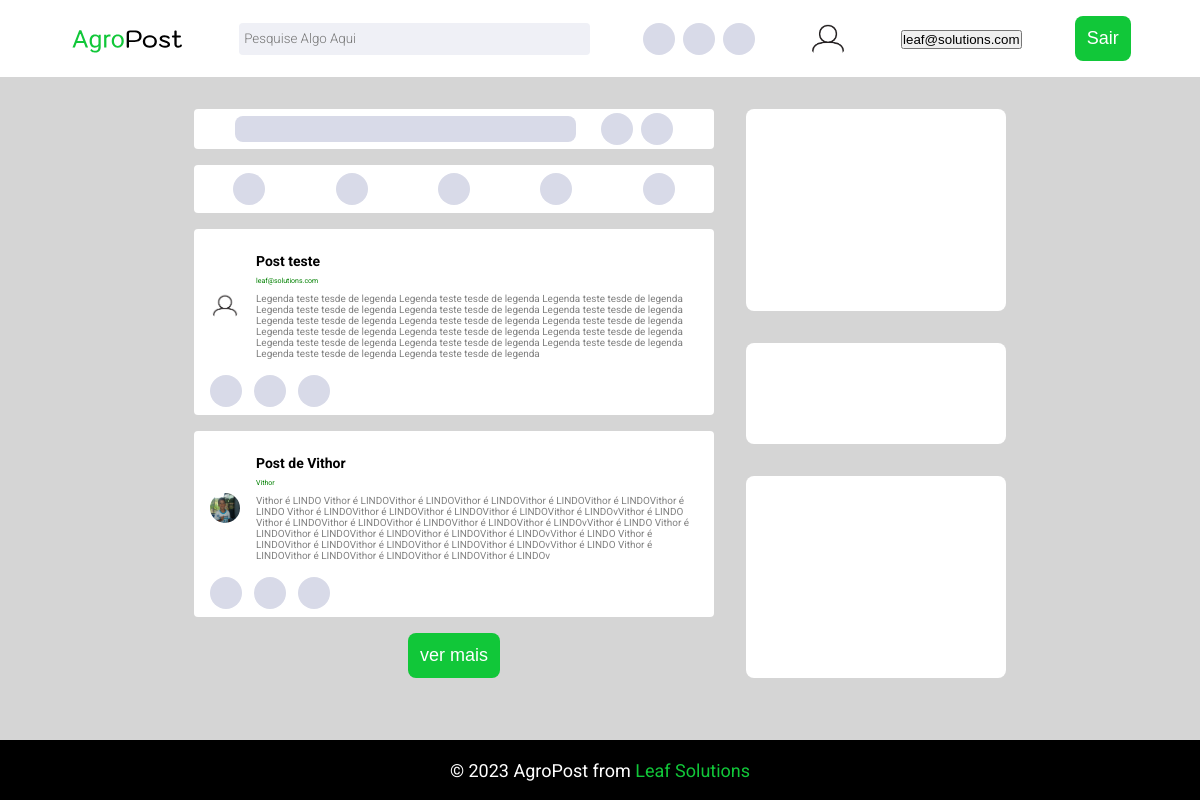
The app's page / (signed in) with its own data.
### users/models.py (models this page shows)
class Profile(models.Model):
    user = models.OneToOneField(User, on_delete=models.CASCADE)
    following = models.ManyToManyField(User, related_name="followers", blank=True)
    bio = models.CharField(default="", blank=True, null=True, max_length=200)
    date_of_birth = models.DateField(blank=False, null=False)
    updated_at = models.DateField(auto_now=True)
    created_at = models.DateTimeField(auto_now_add=True)
    image = models.ImageField(
        default="user-default.png",
        upload_to="profile-pic",
        blank=True,
        null=True,
        height_field=None,
        width_field=None,
        max_length=None,
    )
    def __str__(self):
        return self.user.username

### post/models.py (models this page shows, shortened)
class Post(models.Model):
    title = models.CharField(blank=False,null=False,max_length=30,editable=True)
    content = models.TextField(blank=False,null=False,editable=True)
    rate = models.PositiveSmallIntegerField(blank=False,null=False,editable=False, default=0)
    published_at = models.DateTimeField(auto_now_add=True)
    updated_at = models.DateTimeField(auto_now=True)
    product = models.ForeignKey(Product,blank=False,null=False,on_delete=models.CASCADE)
    author = models.ForeignKey(User,blank=False,null=False,on_delete=models.CASCADE)
    upgrade = models.ManyToManyField(User,related_name="upgrade",null=True,blank=True)
    downgrade = models.ManyToManyField(User,related_name="downgrade",null=True,blank=True)

### post/views.py (the view)
# urls.py: urlpatterns = [path("", views.home_view, name="home"),]
@login_required
def home_view(request):
    posts_feed = []
    userProfile = Profile.objects.get(user=request.user)
    posts_per_page = 2
    error = ""
    try:
        users_following = userProfile.following.all()
        for user in users_following:
            for post in Post.objects.filter(author=user):
                posts_feed.append(post)
        paginator = Paginator(posts_feed,posts_per_page)
    except:
        error = "Ninguém postou nada ultimamente! Experimente seguir mais pessoas, produtos e marcas!"
    if request.method == "GET":
        page = 1
    if request.method == "POST":
        page = int(request.POST.get("page"))+1
    return render(
        request,
        "post/home.html",
        {"user": userProfile, "users": users_following, "posts_feed": paginator.page(page),"page":page,"error":error,"num_pages":paginator.num_pages},
    )

### templates/post/home.html (shortened to what this page needs)
{% extends "post/base.html" %}
{% block 'content' %}
<div class="content">
  <div class="feed">
      <div class="createPost">
          <input type="text">
          <ul>
              <button></button>
              <button></button>
          </ul>
      </div>
      <div class="trend">
          <ul>
              <button></button>
              <button></button>
              <button></button>
              <button></button>
              <button></button>
          </ul>
      </div>
      {% for post_feed in posts_feed %}
      <div class="post">
          <div class="head">
              <img alt="profileIcon" class="profilePicture" src="{{ post_feed.author.profile.image.url }}">
              <div class="userInfo">
              <h1 class="tittle"> {{post_feed.title}}</h1>
              <p class="username"> {{post_feed.author}} </p>
              <p class="description"> {{post_feed.content}} </p>
              </div>
          </div>
          <ul>
              <button> </button>
              <button> </button>
              <button> </button>
          </ul>
      </div>
      {%endfor%}
      <form action="{% url 'post:home' %}" method="post">
          {% if page < num_pages %}
          <button type="submit" class="button">ver mais</button>
          {% endif %}
      </form>
  </div>
      <div class="side">
          <div class="first"> </div>
          <div class="second"> </div>
          <div class="third"> </div>
      </div>
</div>
{% endblock 'content' %}

### templates/post/base.html (shortened to what this page needs)
{% extends "index.html" %}
{% load static %}
{% block 'head' %}
  <link rel="stylesheet" href="static/home/styles.css">
{% endblock 'head' %}
{% block 'main' %}
  <main class='main'>
    <div class="navbar">
      <img class="logoNavBar" src="./../../static/assets/logo-white.svg"/>
      <input class="searchInput" type="text" placeholder="Pesquise Algo Aqui"/>
      <nav>
          <ul>
              <button> </button>
              <button> </button>
              <button> </button>
          </ul>
      </nav>
      <img alt="Perfil" src="{{ user.image.url }}" class="profileImage"/>
      <form action="{% url 'users:profile' %}" method="get">
          <button>{{user}}</button>
      </form>
      <form action="{% url 'users:logout' %}" method="post">
          <button type="submit" class="button">Sair</button>
        </form>
    </div>
    {% block 'content' %}
    {% endblock 'content' %}
  </main>
{% endblock 'main' %}

### templates/index.html (shortened to what this page needs)
{% load static %}
<!DOCTYPE html>
<html lang="en">
	<head>
		<link rel="stylesheet" type='text/css' href="{% static "styles.css" %}">
		{%block 'head' %}{% endblock 'head' %}
	</head>
	<body>
		{% block 'main' %} {% endblock 'main' %}
		<footer>
			<p>&copy; 2023 AgroPost from <span>Leaf Solutions</span></p>
		</footer>
	</body>
</html>

### static/styles.css (style rules this page uses)
:root { --green: #11C739; --black: #000000; }
* { padding: 0; margin: 0; box-sizing: border-box; }
html { font-family: 'Roboto', sans-serif; color: white; }
body { min-height: 100vh; display: flex; flex-direction: column; }
.main { flex: 1; }
footer { background: black; color: white; height: 60px; display: flex; align-items: center; justify-content: center; }
footer p { font-size: 1.125rem; }
footer p span { color: var(--green); }
.button { display: flex; padding: 0.75rem; justify-content: center; align-items: center; align-self: stretch; border: none; border-radius: 8px; background: #11C739; color: white; font-size: 1.125rem; cursor: pointer; }

### static/home/styles.css (style rules this page uses)
main { background-color: #D5D5D5; }
.navbar { display: flex; justify-content: space-evenly; align-items: center; color: black; background-color: white; height: 100%; padding: 1rem; }
.logoNavBar { width: 10%; height: 10%; }
.searchInput { border: none; border-radius: 0.25rem; background-color: #EFF0F6; line-height: 32px; width: 30%; font-family: Roboto; font-weight: 300; padding: 0 0 0 5px; }
.profileImage { border-radius: 100%; width: 2.5rem; height: 2.5rem; }
.content { display: flex; justify-content: center; gap: 2rem; width: 100%; padding:2rem 5rem 2rem 5rem; }
.feed { color: black; display: flex; flex-direction: column; align-items: center; width: 50%; gap: 1rem; }
.createPost { background-color: white; width: 100%; height: 100%; display: flex; align-items: center; justify-content: space-evenly; padding: 0.25rem 1rem; border-radius: 0.25rem; }
.createPost input { background-color: #D8DAE8; width: 70%; height: 80%; border: none; border-radius: 0.5rem; outline: none; }
.trend { display: flex; align-items: center; background-color: white; width: 100%; height: 100%; border-radius: 0.25rem; padding: 0.5rem; }
.trend ul { width: 100%; display: flex; justify-content: space-around; }
.post { gap: 1rem; padding: 1.5rem 0px 0.5rem 1rem; display: flex; flex-direction: column; justify-content: space-evenly; max-height: 100%; background-color: white; border-radius: 0.25rem; align-self: stretch; }
.post ul { display: flex; gap: 0.75rem; }
ul { display: flex; align-items: center; gap: 8px; }
ul button { background-color: #D8DAE8; color: white; border: none; border-radius: 100%; width: 2rem; height: 2rem; cursor: pointer; }
.profilePicture { height: 30px; width: 30px; border-radius: 99999px; }
.head { display: flex; align-items: center; }
.userInfo { display: flex; flex-direction: column; gap: 0.5rem; margin-left: 1rem; width: 90%; }
.tittle { font-size: calc(8px + 0.5vw);; }
.username { font-size: calc(4px + 0.25vw);; color: green; }
.description { font-size: calc(6px + 0.33vw);; color: grey; }
.side { display: flex; flex-direction: column; align-items: center; justify-content: space-between; min-height: 100%; width: 25%; gap: 2rem; }
.first, .second, .third { background-color: white; }
.first { width: 100%; height: 100%; border-radius: 0.5rem; }
.second { width: 100%; height: 50%; border-radius: 0.5rem; }
.third { width: 100%; height: 100%; border-radius: 0.5rem; }

### records on screen
Profile: image (picture), user.username "leaf@solutions.com"
Post: author.profile.image (picture), title "Post teste", author "leaf@solutions.com", content "Legenda teste tesde de legenda Legenda teste tesde de legenda Legenda teste tesde de legenda Legenda teste tesde de legenda Legenda teste tesde de legenda Legenda teste tesde de legenda Legenda teste tesde de legenda Legenda teste tesde de legenda Legenda teste tesde de legenda Legenda teste tesde de legenda Legenda teste tesde de legenda Legenda teste tesde de legenda Legenda teste tesde de legenda Legenda teste tesde de legenda Legenda teste tesde de legenda Legenda teste tesde de legenda Legenda teste tesde de legenda"
Post: author.profile.image (picture), title "Post de Vithor", author "Vithor", content "Vithor é LINDO Vithor é LINDOVithor é LINDOVithor é LINDOVithor é LINDOVithor é LINDOVithor é LINDO Vithor é LINDOVithor é LINDOVithor é LINDOVithor é LINDOVithor é LINDOvVithor é LINDO Vithor é LINDOVithor é LINDOVithor é LINDOVithor é LINDOVithor é LINDOvVithor é LINDO Vithor é LINDOVithor é LINDOVithor é LINDOVithor é LINDOVithor é LINDOvVithor é LINDO Vithor é LINDOVithor é LINDOVithor é LINDOVithor é LINDOVithor é LINDOvVithor é LINDO Vithor é LINDOVithor é LINDOVithor é LINDOVithor é LINDOVithor é LINDOv"
